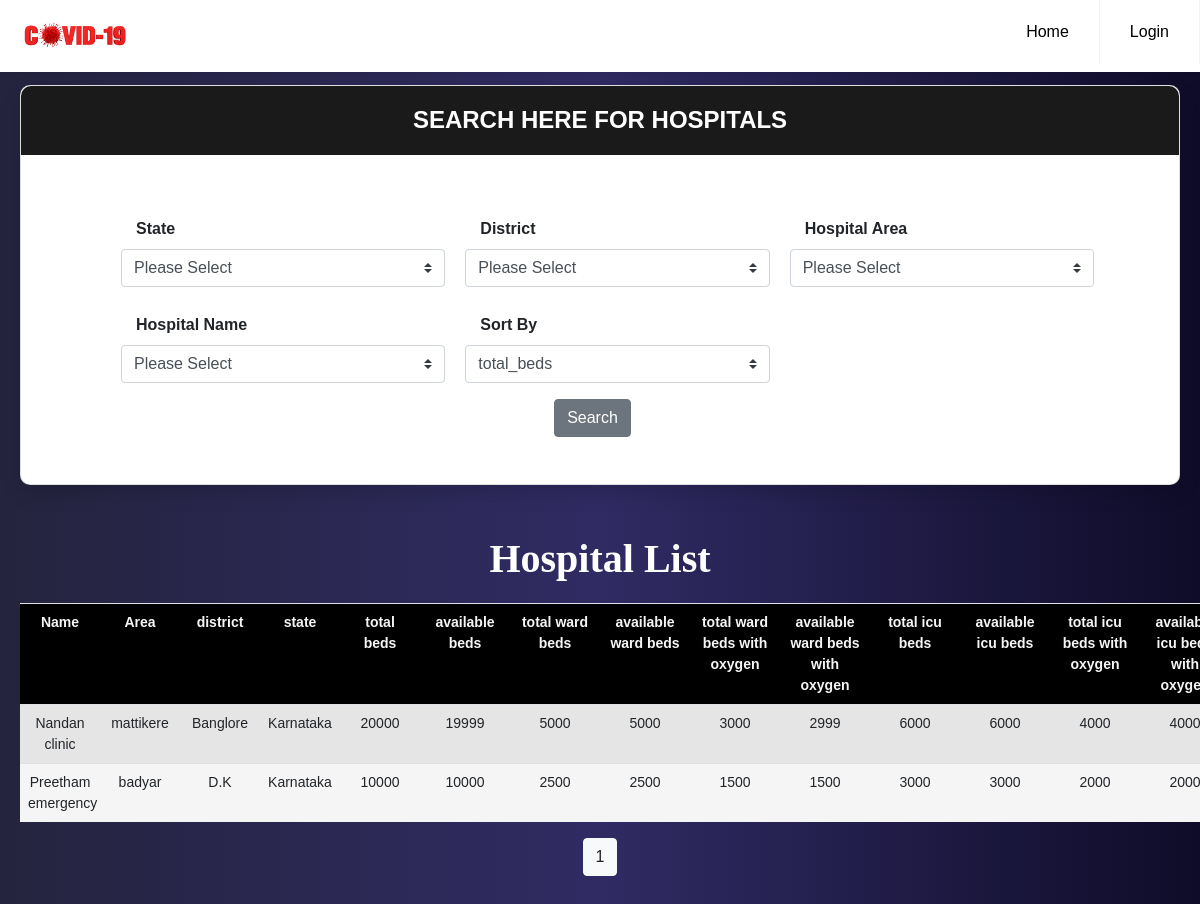
Before: /hospital with the older database file.
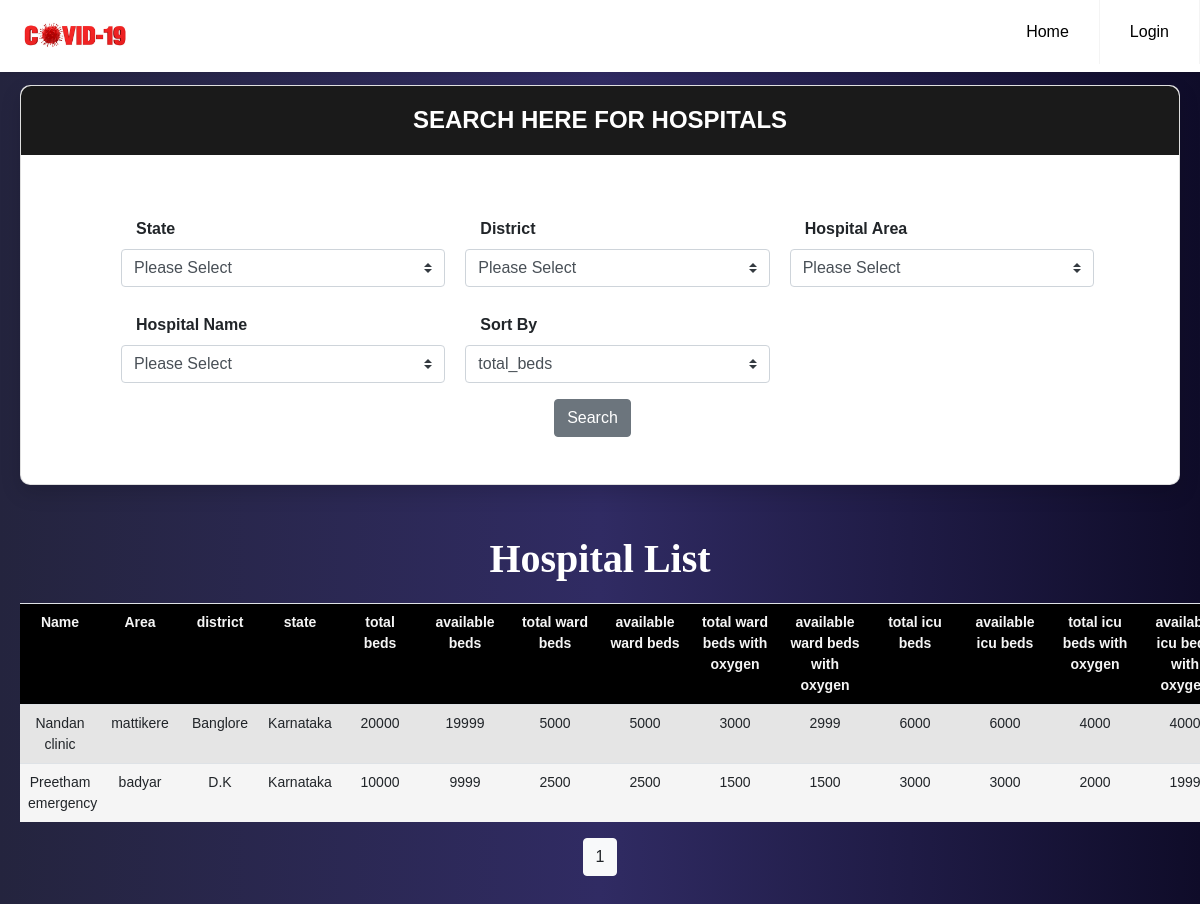
After: the same page with the newer database file.
### models.py (models this page shows, shortened)
class Hospital(db.Model):
    __tablename__ = "hospital"
    id = db.Column(db.Integer, primary_key=True)
    name = db.Column(db.String(100), nullable=False)
    area = db.Column(db.String(100), nullable=False)
    district = db.Column(db.String(100), nullable=False)
    state = db.Column(db.String(100), nullable=False)
    phone = db.Column(db.Integer, nullable=False)
    total_beds = db.Column(db.Integer, nullable=False)
    available_beds = db.Column(db.Integer, nullable=False)
    total_ward_beds = db.Column(db.Integer, nullable=False)
    available_ward_beds = db.Column(db.Integer, nullable=False)
    total_ward_beds_with_oxygen = db.Column(db.Integer, nullable=False)
    available_ward_beds_with_oxygen = db.Column(db.Integer, nullable=False)
    total_icu_beds = db.Column(db.Integer, nullable=False)
    available_icu_beds = db.Column(db.Integer, nullable=False)
    total_icu_beds_with_oxygen = db.Column(db.Integer, nullable=False)
    available_icu_beds_with_oxygen = db.Column(db.Integer, nullable=False)
    beds = db.relationship('Bed', backref='hospital', lazy=True)
    users = db.relationship('User', backref='hospital', lazy=True)
    doctors = db.relationship('Doctor', backref='hospital', lazy=True)

### app.py (the view, shortened to what this page needs)
@app.route('/hospital', methods=['GET','POST'])
def hospital():
    name=False
    district=False
    state=False
    area=False
    beds= False
    form = InfoForm()
    page = request.args.get('page', 1, type=int)
    print('page: ', page)
    if request.method == 'GET':
        name = request.args.get('name')
        state = request.args.get('state')
        district = request.args.get('district')
        area = request.args.get('area')
        beds = request.args.get('beds')
    if form.validate_on_submit() and request.method == "POST":
        print('POST request')
    data = Hospital.query.order_by(Hospital.total_beds.desc()).paginate(per_page=5, page=page)
    if(name =='Please Select' and district =='Please Select' and state =='Please Select' and area =='Please Select'):
        if beds == 'total_beds':
            data = Hospital.query.order_by(Hospital.total_beds.desc()).paginate(per_page=5, page=page)
        elif beds== 'available_beds':
            data = Hospital.query.order_by(Hospital.available_beds.desc()).paginate(per_page=5, page=page)
        elif beds == 'available_ward_beds':
            data = Hospital.query.order_by(Hospital.available_ward_beds.desc()).paginate(per_page=5, page=page)
        elif beds == 'available_ward_beds_with_oxygen':
            data = Hospital.query.order_by(Hospital.available_ward_beds_with_oxygen.desc()).paginate(per_page=5, page=page)
        elif beds == 'available_icu_beds':
            data = Hospital.query.order_by(Hospital.available_icu_beds.desc()).paginate(per_page=5, page=page)
        elif beds == 'available_icu_beds_with_oxygen':
            data = Hospital.query.order_by(Hospital.available_icu_beds_with_oxygen.desc()).paginate(per_page=5, page=page)
    elif(name !=  'Please Select' and district !='Please Select' and state !='Please Select' and area !='Please Select'):
        if beds == 'total_beds':
            data = Hospital.query.filter_by(name=name, district=district, state=state, area=area).order_by(Hospital.total_beds.desc()).paginate(per_page=5, page=page)
        elif beds== 'available_beds':
            data = Hospital.query.filter_by(name=name, district=district, state=state, area=area).order_by(Hospital.available_beds).paginate(per_page=5, page=page)
        elif beds == 'available_ward_beds':
            data = Hospital.query.filter_by(name=name, district=district, state=state, area=area).order_by(Hospital.available_ward_beds.desc()).paginate(per_page=5, page=page)
        elif beds == 'available_ward_beds_with_oxygen':
            data = Hospital.query.filter_by(name=name, district=district, state=state, area=area).order_by(Hospital.available_ward_beds_with_oxygen.desc()).paginate(per_page=5, page=page)
        elif beds == 'available_icu_beds':
            data = Hospital.query.filter_by(name=name, district=district, state=state, area=area).order_by(Hospital.available_icu_beds.desc()).paginate(per_page=5, page=page)
        elif beds == 'available_icu_beds_with_oxygen':
            data = Hospital.query.filter_by(name=name, district=district, state=state, area=area).order_by(Hospital.available_icu_beds_with_oxygen.desc()).paginate(per_page=5, page=page)
    else:
        data = Hospital.query.order_by(Hospital.total_beds.desc()).paginate(per_page=5, page=page)
        print("Get Request")
    form.name.data = name
    form.district.data = district
    form.state.data = state
    form.area.data = area
    form.beds.data = beds
    return render_template('index.html', form=form, name=name, district=district, state=state, area=area, beds=beds, hospitals=data)

### forms.py
class InfoForm(FlaskForm):
    name = SelectField('Name', choices=[('Please Select','Please Select'),('Preetham emergency','Preetham emergency'),('Nandan clinic','Nandan clinic'),('Siddarth multispeciality','Siddarth multispeciality'),('Father Muller Hospital','Father Muller Hospital')])
    district = SelectField('District: ', choices=[('Please Select','Please Select'),('D.K','D.K'),('Banglore','Banglore')])
    state = SelectField('State: ', choices=[('Please Select','Please Select'),('Andra','Andra'),('Karnataka','Karnataka')])
    area = SelectField('Area: ', choices=[('Please Select','Please Select'),('badyar','badyar'),('mattikere','mattikere')])
    beds = SelectField('Sort bed results by ', validators=[DataRequired()], choices=[('total_beds','total_beds'),('available_beds','available_beds'),('available_ward_beds','available_ward_beds'),('available_ward_beds_with_oxygen','available_ward_beds_with_oxygen'),('available_icu_beds','available_icu_beds'),('available_icu_beds_with_oxygen','available_icu_beds_with_oxygen')], default='total_beds')
    submit = SubmitField('Search')

### templates/index.html (shortened to what the changed rows need)
{% extends "base.html" %}
{% block content %}
<div class="wrapper__main">
    <div class="page-wrapper bg-gra-03 p-t-45 p-b-50">
        <div class="wrapper wrapper--w790">
            <div class="card card-5">
                <div class="card-heading">
                    <h2 class="title">Search Here for Hospitals</h2>
                </div>
                </div>
            </div>
  <div class="table__main">
    <div class="table__wrapper">
        <h1 class="label__head">Hospital List</h1>
        <table class="table">
            <tr class="table__head text-break">
                <th class="table__cell" width="80px">Name</th>
                <th class="table__cell" width="80px">Area</th>
                <th class="table__cell" width="80px">district</th>
                <th class="table__cell" width="80px">state</th>
                <th class="table__cell" width="80px">total beds</th>
                <th class="table__cell" width="90px">available beds</th>
                <th class="table__cell" width="90px">total ward beds</th>
                <th class="table__cell" width="90px">available ward beds</th>
                <th class="table__cell" width="90px">total ward beds with oxygen</th>
                <th class="table__cell" width="90px">available ward beds with oxygen</th>
                <th class="table__cell" width="90px">total icu beds</th>
                <th class="table__cell" width="90px">available icu beds</th>
                <th class="table__cell" width="90px">total icu beds with oxygen</th>
                <th class="table__cell" width="90px">available icu beds with oxygen</th>
            </tr>
            {% for row in hospitals.items %}
            {% if current_user.role == "admin" %}
            <tr style="text-align: center;" class="table__row">
                <td class="table__cell"><a href="{{ url_for('profilehospital', hospital_id = row.id) }}">{{row.name}}</a></td>
                <td class="table__cell">{{row.area}}</td>
                <td class="table__cell">{{row.district}}</td>
                <td class="table__cell">{{row.state}}</td>
                <td class="table__cell">{{row.total_beds}}</td>
                <td class="table__cell">{{row.available_beds}}</td>
                <td class="table__cell">{{row.total_ward_beds}}</td>
                <td class="table__cell">{{row.available_ward_beds}}</td>
                <td class="table__cell">{{row.total_ward_beds_with_oxygen}}</td>
                <td class="table__cell">{{row.available_ward_beds_with_oxygen}}</td>
                <td class="table__cell">{{row.total_icu_beds}}</td>
                <td class="table__cell">{{row.available_icu_beds}}</td>
                <td class="table__cell">{{row.total_icu_beds_with_oxygen}}</td>
                <td class="table__cell">{{row.available_icu_beds_with_oxygen}}</td>
            </tr>
            {% else %}
            <tr style="text-align: center;" class="table__row">
                <td class="table__cell">{{row.name}}</td>
                <td class="table__cell">{{row.area}}</td>
                <td class="table__cell">{{row.district}}</td>
                <td class="table__cell">{{row.state}}</td>
                <td class="table__cell">{{row.total_beds}}</td>
                <td class="table__cell">{{row.available_beds}}</td>
                <td class="table__cell">{{row.total_ward_beds}}</td>
                <td class="table__cell">{{row.available_ward_beds}}</td>
                <td class="table__cell">{{row.total_ward_beds_with_oxygen}}</td>
                <td class="table__cell">{{row.available_ward_beds_with_oxygen}}</td>
                <td class="table__cell">{{row.total_icu_beds}}</td>
                <td class="table__cell">{{row.available_icu_beds}}</td>
                <td class="table__cell">{{row.total_icu_beds_with_oxygen}}</td>
                <td class="table__cell">{{row.available_icu_beds_with_oxygen}}</td>
            </tr>
            {% endif %}
            {% endfor %}
        </table>
    </div>
  </div>
</div>
</div>
{% endblock content %}

Changed rows visible on the page:
changed Hospital "Preetham emergency": available_beds "10000" → "9999"; available_icu_beds_with_oxygen "2000" → "1999"
